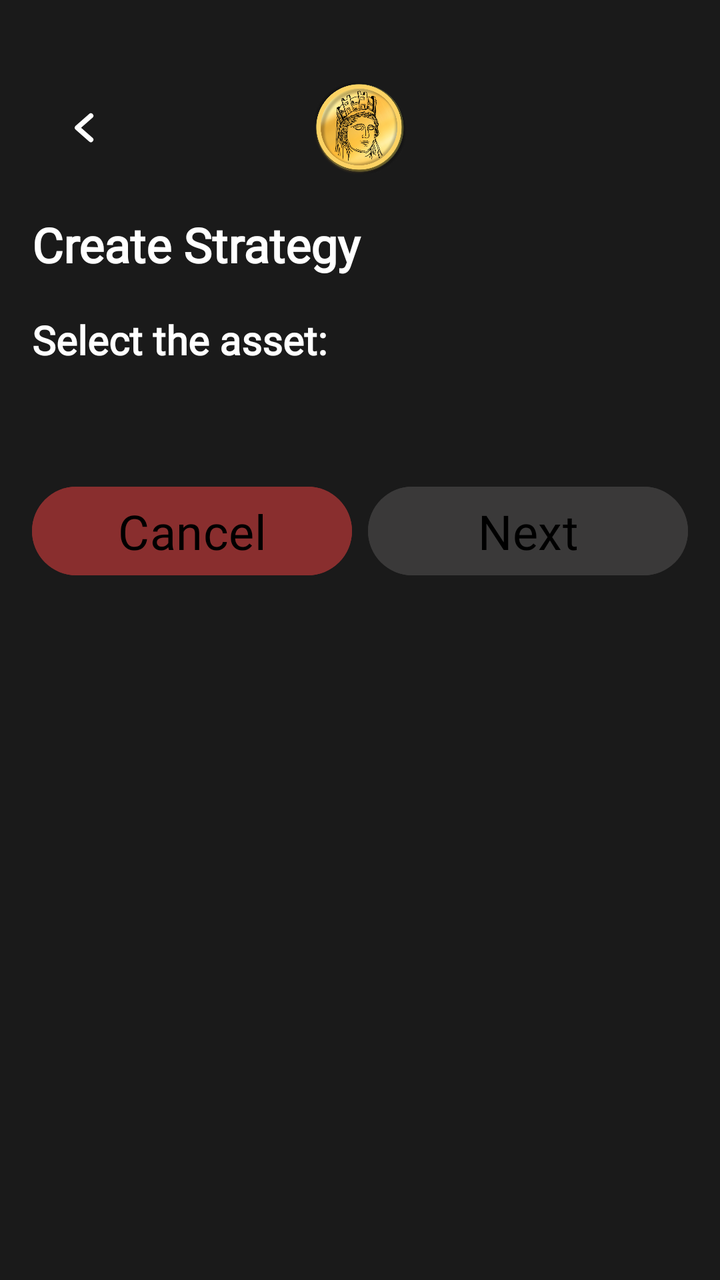
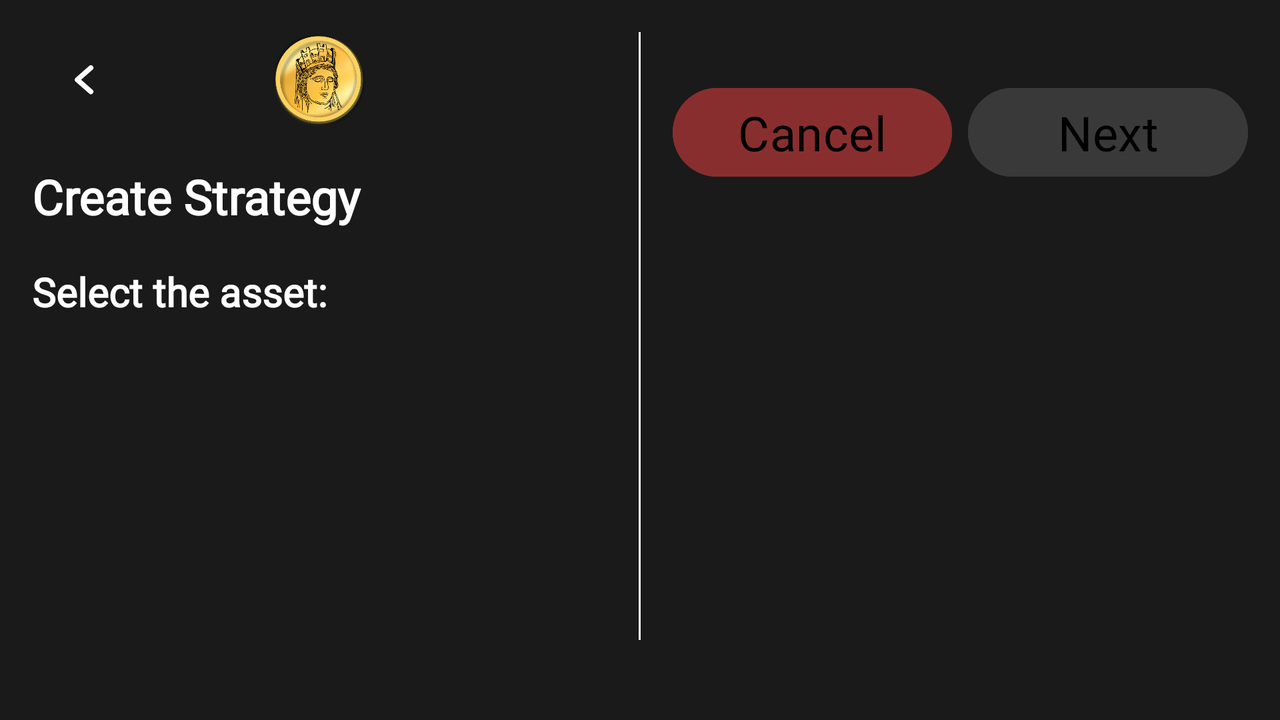

Compare how this app lays out the same screen by default and in its alternative resource folder. The renders come first, then the two layout files and the values they reference.
<!-- AndroidManifest.xml: application theme Theme.Tyche -->
<!-- res/layout/fragment_create_strategy_page.xml -->
<?xml version="1.0" encoding="utf-8"?>
<FrameLayout xmlns:android="http://schemas.android.com/apk/res/android"
    xmlns:app="http://schemas.android.com/apk/res-auto"
    xmlns:tools="http://schemas.android.com/tools"
    android:layout_width="match_parent"
    android:layout_height="match_parent"
    tools:context=".CreateStrategyPageFragment">

    <RelativeLayout
        android:layout_width="match_parent"
        android:layout_height="match_parent"
        android:gravity="center_horizontal"
        android:layout_marginTop="24dp"
        android:padding="16dp">

        <ImageView
            android:id="@+id/backBtn"
            android:layout_width="wrap_content"
            android:layout_height="wrap_content"
            android:src="@drawable/caret_left_sm" />

        <ImageView
            android:id="@+id/logoImage"
            android:layout_width="48dp"
            android:layout_height="48dp"
            android:layout_centerHorizontal="true"
            android:src="@drawable/logo"/>

        <TextView
            android:id="@+id/title"
            android:layout_width="match_parent"
            android:layout_height="wrap_content"
            android:fontFamily="@font/exo_2"
            android:text="@string/create_strategy"
            android:textColor="@android:color/white"
            android:textSize="24sp"
            android:textStyle="bold"
            android:layout_below="@+id/logoImage"
            android:layout_marginTop="18dp"/>

        <TextView
            android:id="@+id/subtitle"
            android:layout_width="match_parent"
            android:layout_height="wrap_content"
            android:fontFamily="@font/exo_2"
            android:text="@string/select_asset"
            android:textColor="@android:color/white"
            android:textSize="20sp"
            android:textStyle="bold"
            android:layout_below="@+id/title"
            android:layout_marginTop="18dp"/>

        <ScrollView
            android:id="@+id/coins"
            android:layout_width="match_parent"
            android:layout_height="wrap_content"
            android:layout_marginTop="16dp"
            android:layout_below="@+id/subtitle">
            <LinearLayout
                android:layout_width="match_parent"
                android:layout_height="wrap_content"
                android:gravity="center_horizontal"
                android:orientation="vertical"
                android:layout_marginTop="24dp">

                <FrameLayout
                    android:id="@+id/coin_selection"
                    android:layout_width="match_parent"
                    android:layout_height="wrap_content"
                    android:layout_gravity="bottom"
                    android:layout_marginBottom="0dp" />

                <LinearLayout
                    android:layout_width="match_parent"
                    android:layout_height="wrap_content"
                    android:gravity="center_horizontal"
                    android:orientation="horizontal"
                    android:layout_marginTop="16dp"
                    android:layout_marginBottom="90dp">
                    <Button
                        android:id="@+id/cancelButton"
                        android:layout_width="0dp"
                        android:layout_height="wrap_content"
                        android:layout_weight="1"
                        android:backgroundTint="#892E2E"
                        android:fontFamily="@font/exo_2"
                        android:text="@string/cancel"
                        android:textColor="@android:color/black"
                        android:textSize="24sp"
                        android:layout_marginEnd="4dp"/>
                    <Button
                        android:id="@+id/nextButton"
                        android:layout_width="0dp"
                        android:layout_height="wrap_content"
                        android:layout_weight="1"
                        android:backgroundTint="#3A3939"
                        android:fontFamily="@font/exo_2"
                        android:text="@string/next"
                        android:enabled="false"
                        android:textColor="@android:color/black"
                        android:textSize="24sp"
                        android:layout_marginStart="4dp"/>
                </LinearLayout>
            </LinearLayout>
        </ScrollView>
    </RelativeLayout>

</FrameLayout>
<!-- resources referenced by this layout -->
<resources>
  <!-- drawable caret_left_sm (drawable) -->
  <vector xmlns:android="http://schemas.android.com/apk/res/android" android:height="48dp" android:viewportHeight="38" android:viewportWidth="43" android:width="54.31579dp">
        
      <path android:fillColor="#00000000" android:pathData="M23.292,23.618L17.917,18.894L23.292,14.17" android:strokeColor="#ffffff" android:strokeLineCap="round" android:strokeLineJoin="round" android:strokeWidth="2"/>
      
  </vector>
  <!-- drawable logo: png bitmap (drawable, 242598 bytes) -->
  <string name="cancel">Cancel</string>
  <string name="create_strategy">Create Strategy</string>
  <string name="next">Next</string>
  <string name="select_asset">Select the asset:</string>
  <style name="Theme.Tyche" parent="Base.Theme.Tyche" />
  <style name="Base.Theme.Tyche" parent="Theme.Material3.Dark.NoActionBar">
          <item name="colorPrimary">#1A1A1A</item>
          <item name="colorOnPrimary">#1A1A1A</item>
          <item name="android:windowBackground">#1A1A1A</item>
      </style>
</resources>
<!-- res/layout-land/fragment_create_strategy_page.xml (the repository's variant of the layout above) -->
<!-- drawn on the phone turned sideways -->
<?xml version="1.0" encoding="utf-8"?>
<FrameLayout xmlns:android="http://schemas.android.com/apk/res/android"
    xmlns:app="http://schemas.android.com/apk/res-auto"
    xmlns:tools="http://schemas.android.com/tools"
    android:layout_width="match_parent"
    android:layout_height="match_parent"
    tools:context=".CreateStrategyPageFragment">

    <LinearLayout
        android:layout_width="match_parent"
        android:layout_height="match_parent"
        android:padding="16dp"
        android:orientation="horizontal">

        <LinearLayout
            android:layout_width="0dp"
            android:layout_height="match_parent"
            android:layout_weight="1"
            android:gravity="center_horizontal"
            android:orientation="vertical">
            <RelativeLayout
                android:layout_width="match_parent"
                android:layout_height="wrap_content">
                <ImageView
                    android:id="@+id/backBtn"
                    android:layout_width="wrap_content"
                    android:layout_height="wrap_content"
                    android:src="@drawable/caret_left_sm" />

                <ImageView
                    android:id="@+id/logoImage"
                    android:layout_width="48dp"
                    android:layout_height="48dp"
                    android:src="@drawable/logo"
                    android:layout_centerHorizontal="true"/>
            </RelativeLayout>
            <TextView
                android:id="@+id/title"
                android:layout_width="match_parent"
                android:layout_height="wrap_content"
                android:fontFamily="@font/exo_2"
                android:text="@string/create_strategy"
                android:textColor="@android:color/white"
                android:textSize="24sp"
                android:textStyle="bold"
                android:layout_marginTop="18dp"/>

            <TextView
                android:id="@+id/subtitle"
                android:layout_width="match_parent"
                android:layout_height="wrap_content"
                android:fontFamily="@font/exo_2"
                android:text="@string/select_asset"
                android:textColor="@android:color/white"
                android:textSize="20sp"
                android:textStyle="bold"
                android:layout_marginTop="18dp"/>
        </LinearLayout>
        <View
            android:layout_width="1dp"
            android:layout_height="match_parent"
            android:layout_marginBottom="24dp"
            android:layout_marginHorizontal="16dp"
            android:background="#FFFFFF" />
        <LinearLayout
            android:layout_width="0dp"
            android:layout_height="match_parent"
            android:layout_weight="1"
            android:gravity="center_horizontal"
            android:orientation="vertical">
            <ScrollView
                android:id="@+id/coins"
                android:layout_width="match_parent"
                android:layout_height="wrap_content">
                <LinearLayout
                    android:layout_width="match_parent"
                    android:layout_height="wrap_content"
                    android:gravity="center_horizontal"
                    android:orientation="vertical">

                    <FrameLayout
                        android:id="@+id/coin_selection"
                        android:layout_width="match_parent"
                        android:layout_height="wrap_content"
                        android:layout_gravity="bottom"
                        android:layout_marginBottom="24dp" />

                    <LinearLayout
                        android:layout_width="match_parent"
                        android:layout_height="wrap_content"
                        android:gravity="center_horizontal"
                        android:orientation="horizontal"
                        android:layout_marginBottom="80dp">
                        <Button
                            android:id="@+id/cancelButton"
                            android:layout_width="0dp"
                            android:layout_height="wrap_content"
                            android:layout_weight="1"
                            android:backgroundTint="#892E2E"
                            android:fontFamily="@font/exo_2"
                            android:text="@string/cancel"
                            android:textColor="@android:color/black"
                            android:textSize="24sp"
                            android:layout_marginEnd="4dp"/>
                        <Button
                            android:id="@+id/nextButton"
                            android:layout_width="0dp"
                            android:layout_height="wrap_content"
                            android:layout_weight="1"
                            android:backgroundTint="#3A3939"
                            android:fontFamily="@font/exo_2"
                            android:text="@string/next"
                            android:enabled="false"
                            android:textColor="@android:color/black"
                            android:textSize="24sp"
                            android:layout_marginStart="4dp"/>
                    </LinearLayout>
                </LinearLayout>
            </ScrollView>
        </LinearLayout>
    </LinearLayout>
</FrameLayout>
